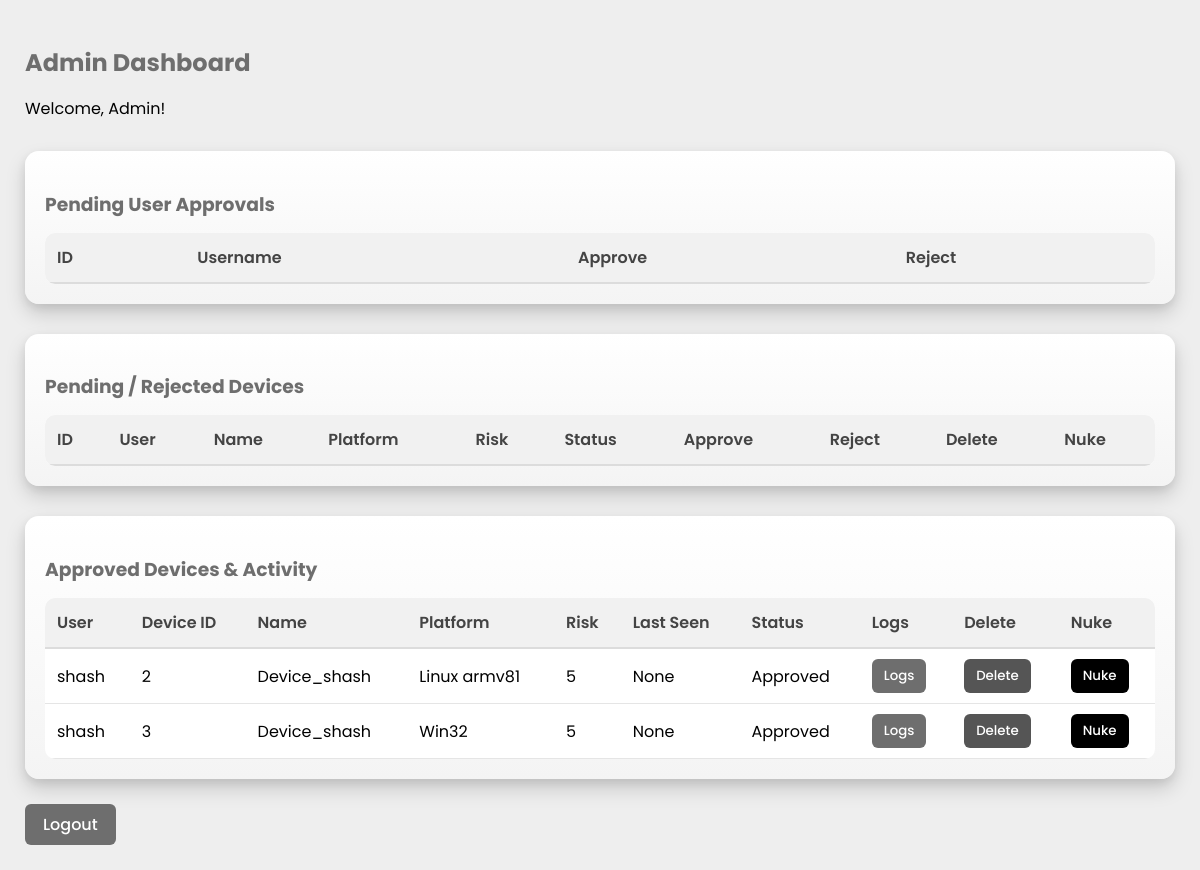
The app's page /admin/dashboard (signed in) with its own data.
### models.py (models this page shows, shortened)
class Device(db.Model):
    id = db.Column(db.Integer, primary_key=True)
    name = db.Column(db.String(150))
    os_version = db.Column(db.String(100))
    antivirus_installed = db.Column(db.Boolean, default=False)
    compliant = db.Column(db.Boolean, default=False)
    user_agent = db.Column(db.String(300))
    ip_address = db.Column(db.String(100))
    user_id = db.Column(db.Integer, db.ForeignKey('user.id'), nullable=False)
    user = db.relationship('User', back_populates='devices')
    fingerprint = db.Column(db.String(128), unique=False, nullable=True)
    platform = db.Column(db.String(80), nullable=True)
    cpu_threads = db.Column(db.String(20), nullable=True)
    screen = db.Column(db.String(40), nullable=True)
    timezone = db.Column(db.String(80), nullable=True)
    risk_score = db.Column(db.Integer, default=0)
    status = db.Column(db.String(30), default='Pending')
    created_at = db.Column(db.DateTime, default=datetime.utcnow)
    updated_at = db.Column(db.DateTime, nullable=True)

class User(db.Model, UserMixin):
    id = db.Column(db.Integer, primary_key=True)
    username = db.Column(db.String(100), unique=True, nullable=False)
    email = db.Column(db.String(120), unique=True, nullable=False)
    password_hash = db.Column(db.String(200), nullable=False)
    emp_id = db.Column(db.String(50))
    is_verified = db.Column(db.Boolean, default=False)
    is_approved = db.Column(db.Boolean, default=False)
    is_admin = db.Column(db.Boolean, default=False)
    devices = db.relationship('Device', back_populates='user', cascade="all, delete-orphan")

### admin.py (the view)
@admin_bp.route('/dashboard')
@login_required
def dashboard():
    if not current_user.is_admin:
        return "Access denied", 403
    users = User.query.filter_by(is_approved=False).all()
    pending_devices = Device.query.filter(Device.status != "Approved").all()
    approved_devices = Device.query.filter_by(status="Approved").order_by(Device.user_id, Device.id).all()
    return render_template(
        "admin_dashboard.html",
        users=users,
        pending_devices=pending_devices,
        approved_devices=approved_devices
    )

### app.py (called while the page is built)
@login_manager.user_loader
def load_user(user_id):
    return User.query.get(int(user_id))

### templates/admin_dashboard.html (shortened to what this page needs)
<!DOCTYPE html>
<html>
<head>
</head>
<body>
<h2>Admin Dashboard</h2>
<p>Welcome, Admin!</p>
<div class="section-box">
    <h3>Pending User Approvals</h3>
    <table>
        <tr><th>ID</th><th>Username</th><th>Approve</th><th>Reject</th></tr>
    </table>
</div>
<div class="section-box">
    <h3>Pending / Rejected Devices</h3>
    <table>
        <tr>
            <th>ID</th><th>User</th><th>Name</th><th>Platform</th><th>Risk</th><th>Status</th><th>Approve</th><th>Reject</th><th>Delete</th><th>Nuke</th>
        </tr>
    </table>
</div>
<div class="section-box">
    <h3>Approved Devices & Activity</h3>
    <table>
        <tr>
            <th>User</th><th>Device ID</th><th>Name</th><th>Platform</th><th>Risk</th><th>Last Seen</th><th>Status</th><th>Logs</th><th>Delete</th><th>Nuke</th>
        </tr>
        {% for d in approved_devices %}
        <tr>
            <td>{{ d.user.username }}</td>
            <td>{{ d.id }}</td>
            <td>{{ d.name }}</td>
            <td>{{ d.platform or d.os_version }}</td>
            <td>{{ d.risk_score }}</td>
            <td>{{ d.updated_at }}</td>
            <td>{{ d.status }}</td>
            <td>
                <form action="{{ url_for('admin.device_logs', device_id=d.id) }}" method="get">
                    <button class="logs-btn">Logs</button>
                </form>
            </td>
            <td>
                <form action="{{ url_for('admin.delete_device_admin', device_id=d.id) }}" method="post">
                    <button class="delete-btn">Delete</button>
                </form>
            </td>
            <td>
                <form action="{{ url_for('admin.nuke_device', device_id=d.id) }}" method="post">
                    <button class="nuke-btn">Nuke</button>
                </form>
            </td>
        </tr>
        {% endfor %}
    </table>
</div>
<a class="logout" href="{{ url_for('auth.logout') }}">Logout</a>
</body>
</html>

### templates/admin_dashboard.html (style rules this page uses)
* { font-family: 'Poppins', Arial, sans-serif; box-sizing: border-box; }
body { margin: 0; padding: 25px; background-color: #eeeeee; }
h2, h3 { color: #6e6e6e; margin-bottom: 12px; }
.section-box { background: linear-gradient(180deg, #ffffff, #f4f4f4); padding: 20px; margin-top: 30px; border-radius: 14px; box-shadow: 0px 10px 20px rgba(0,0,0,0.15), 0px 4px 10px rgba(0,0,0,0.08); transition: 0.2s ease; }
table { width: 100%; border-collapse: collapse; margin-top: 14px; background: white; border-radius: 10px; overflow: hidden; }
th { background: #f1f1f1; color: #444; padding: 12px; border-bottom: 2px solid #dcdcdc; text-align: left; font-weight: 600; }
td { padding: 10px 12px; border-bottom: 1px solid #e5e5e5; }
.approve-btn, .reject-btn, .logs-btn, .delete-btn, .nuke-btn { padding: 7px 12px; color: white; border: none; border-radius: 6px; cursor: pointer; font-weight: 500; }
.delete-btn { background: #555; }
.nuke-btn { background: #000; }
.logs-btn { background: #6e6e6e; }
a.logout { display: inline-block; margin-top: 25px; padding: 8px 18px; background: #6e6e6e; color: white; border-radius: 6px; text-decoration: none; font-weight: 500; }

### records on screen
Device: user.username "shash", id "2", name "Device_shash", platform "Linux armv81", risk_score "5", updated_at "None", status "Approved"
Device: user.username "shash", id "3", name "Device_shash", platform "Win32", risk_score "5", updated_at "None", status "Approved"
